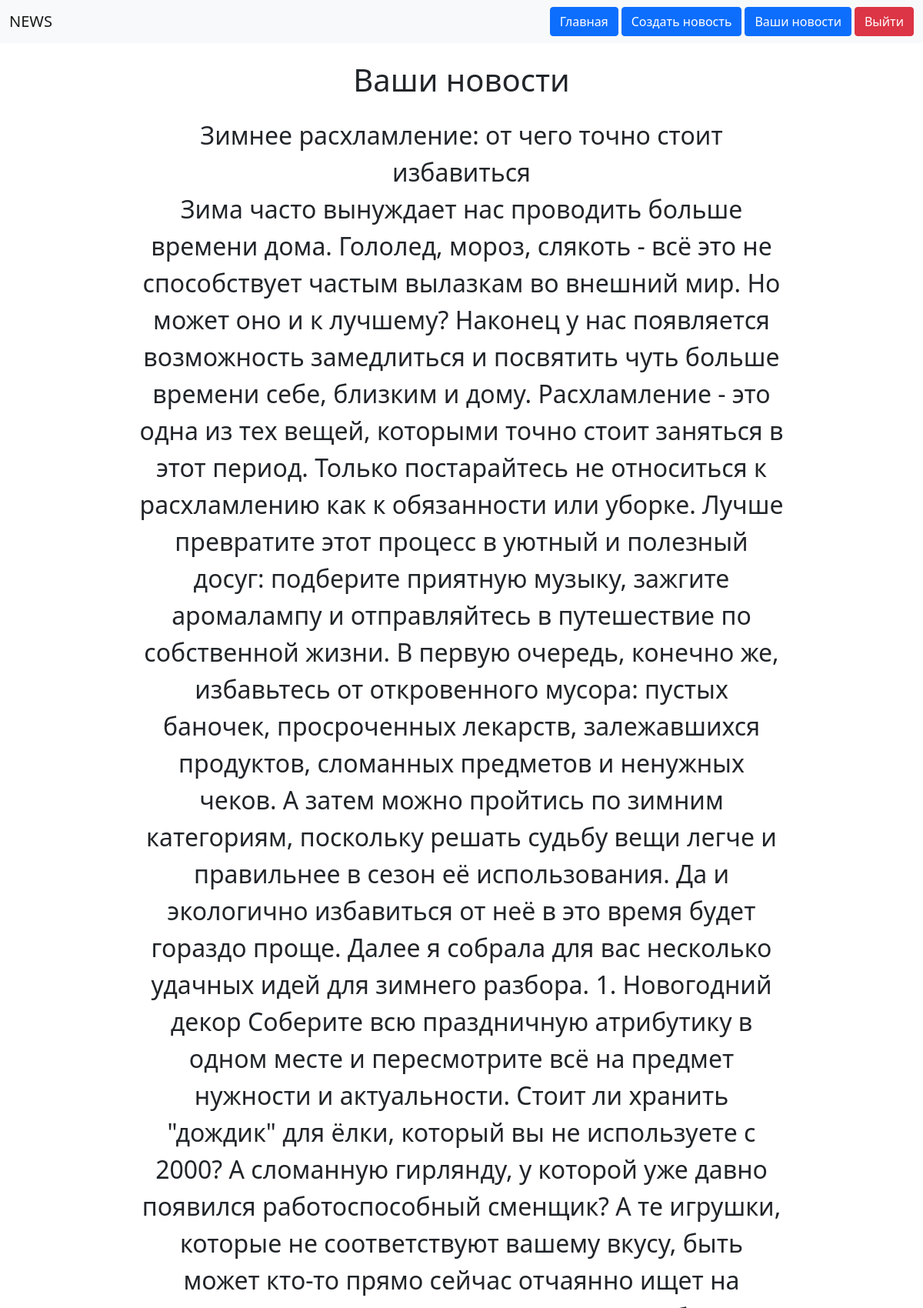
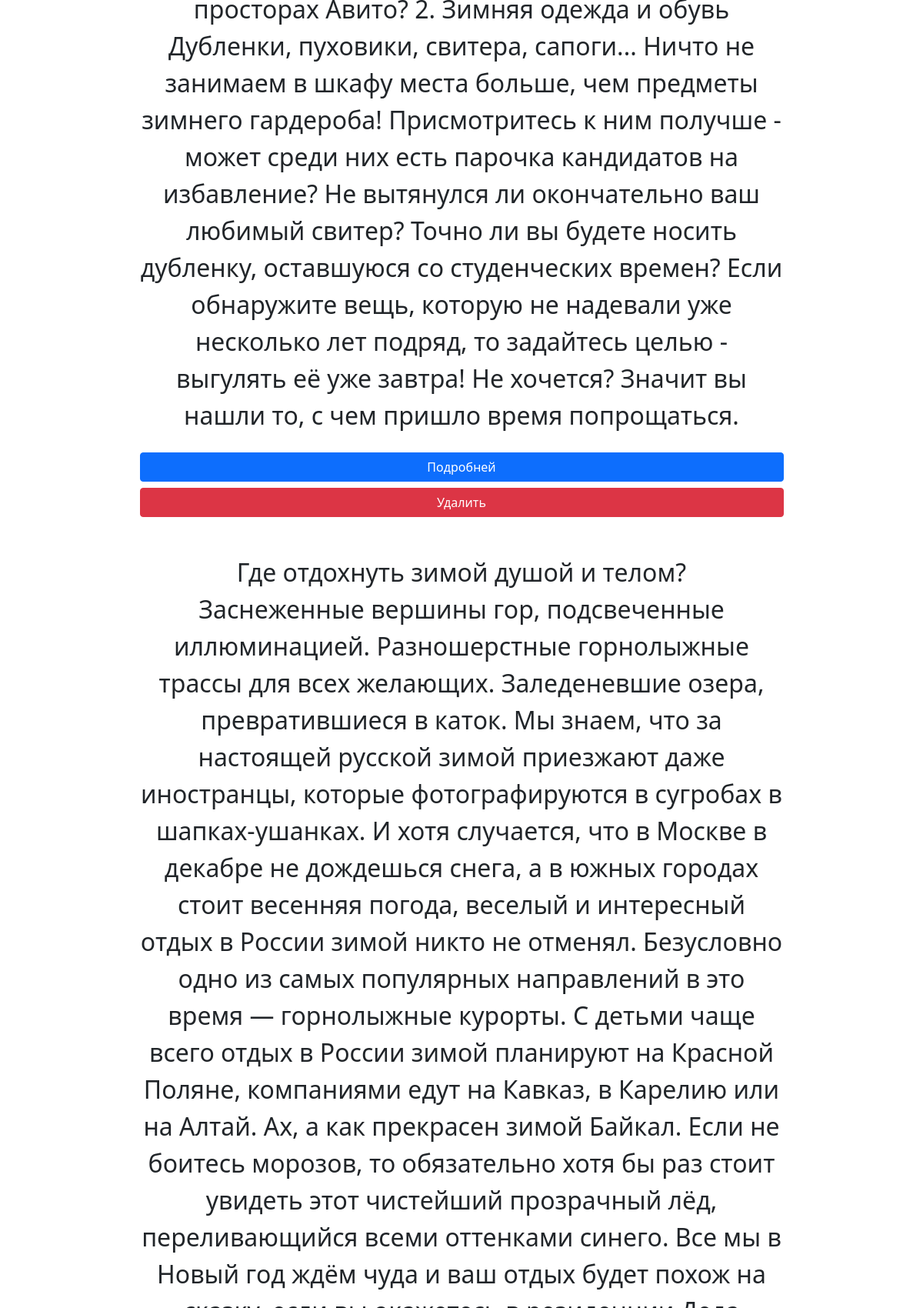
Page /user/private-posts.php (signed in, upper part) on the committed database (2 pictures, top to bottom).
### tables this page shows
CREATE TABLE posts (
    id INT NOT NULL AUTO_INCREMENT PRIMARY KEY,
    title VARCHAR(100) NOT NULL,
    description VARCHAR(40000) NOT NULL,
    user_id int not null,

    FOREIGN KEY (user_id) REFERENCES users(id) ON DELETE CASCADE
);

### user/private-posts.php (the view, shortened to what this page needs)
<?php
require '../layouts/header.php';
require '../database/database.php';
$user_id = $_SESSION['user_id'];
$stmt = $conn->query("select * from posts where user_id = '$user_id'");
?>
<div class="mt-4 container">
    <h1 class="text-center">Ваши новости</h1>
    <div class="news d-flex justify-content-center mt-4 text-center flex-wrap">
        <?php while ($post = $stmt->fetch()) { ?>
            <div class="fs-2 w-75 mb-5">
                <div><?php echo $post['title'] ?></div>
                <div><?php echo $post['description'] ?></div>
                <form action="./private-posts.php" method="post">
                    <div class="d-grid gap-2 mt-4">
                        <a href="../post/post.php?postId=<?php echo $post['id'] ?>" class="btn btn-primary" type="button">Подробней</a>
                        <button class="btn btn-danger" type="submit" name="delete" id="delete">Удалить</button>
                    </div>
                </form>
            </div>
        <?php } ?>
    </div>
</div>
<?php require '../layouts/footer.php' ?>

### rows in the picture
posts: title "Зимнее расхламление: от чего точно стоит избавиться", description "Зима часто вынуждает нас проводить больше времени дома. Гололед, мороз, слякоть - всё это не способствует частым вылазкам во внешний мир. Но может оно и к лучшему? Наконец у нас появляется возможность замедлиться и посвятить чуть больше времени себе, близким и дому. Расхламление - это одна из тех вещей, которыми точно стоит заняться в этот период. Только постарайтесь не относиться к расхламлению как к обязанности или уборке. Лучше превратите этот процесс в уютный и полезный досуг: подберите приятную музыку, зажгите аромалампу и отправляйтесь в путешествие по собственной жизни. В первую очередь, конечно же, избавьтесь от откровенного мусора: пустых баночек, просроченных лекарств,…"
posts: title "Где отдохнуть зимой душой и телом?"
